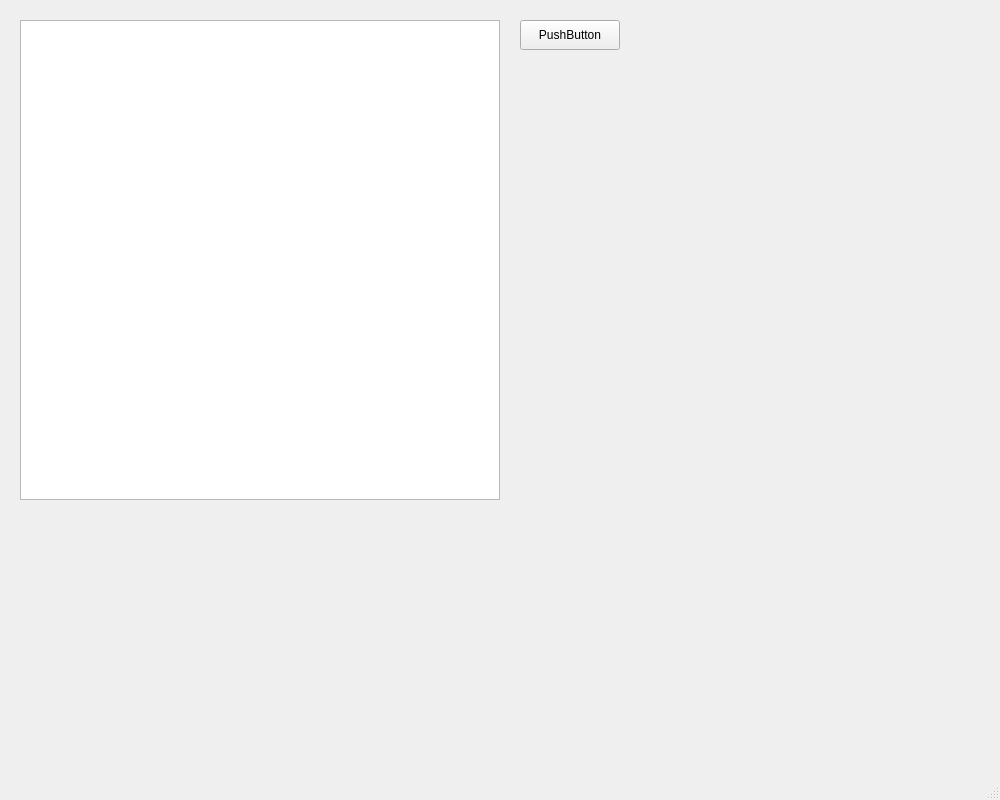
<?xml version="1.0" encoding="UTF-8"?>
<ui version="4.0">
 <class>MainWindow</class>
 <widget class="QMainWindow" name="MainWindow">
  <property name="geometry">
   <rect>
    <x>0</x>
    <y>0</y>
    <width>1000</width>
    <height>800</height>
   </rect>
  </property>
  <property name="windowTitle">
   <string>MainWindow</string>
  </property>
  <widget class="QWidget" name="centralwidget">
   <widget class="QGraphicsView" name="graphicsView">
    <property name="geometry">
     <rect>
      <x>20</x>
      <y>20</y>
      <width>480</width>
      <height>480</height>
     </rect>
    </property>
   </widget>
   <widget class="QPushButton" name="pushButtonTest">
    <property name="geometry">
     <rect>
      <x>520</x>
      <y>20</y>
      <width>100</width>
      <height>30</height>
     </rect>
    </property>
    <property name="text">
     <string>PushButton</string>
    </property>
   </widget>
  </widget>
  <widget class="QStatusBar" name="statusbar"/>
 </widget>
 <resources/>
 <connections/>
</ui>
